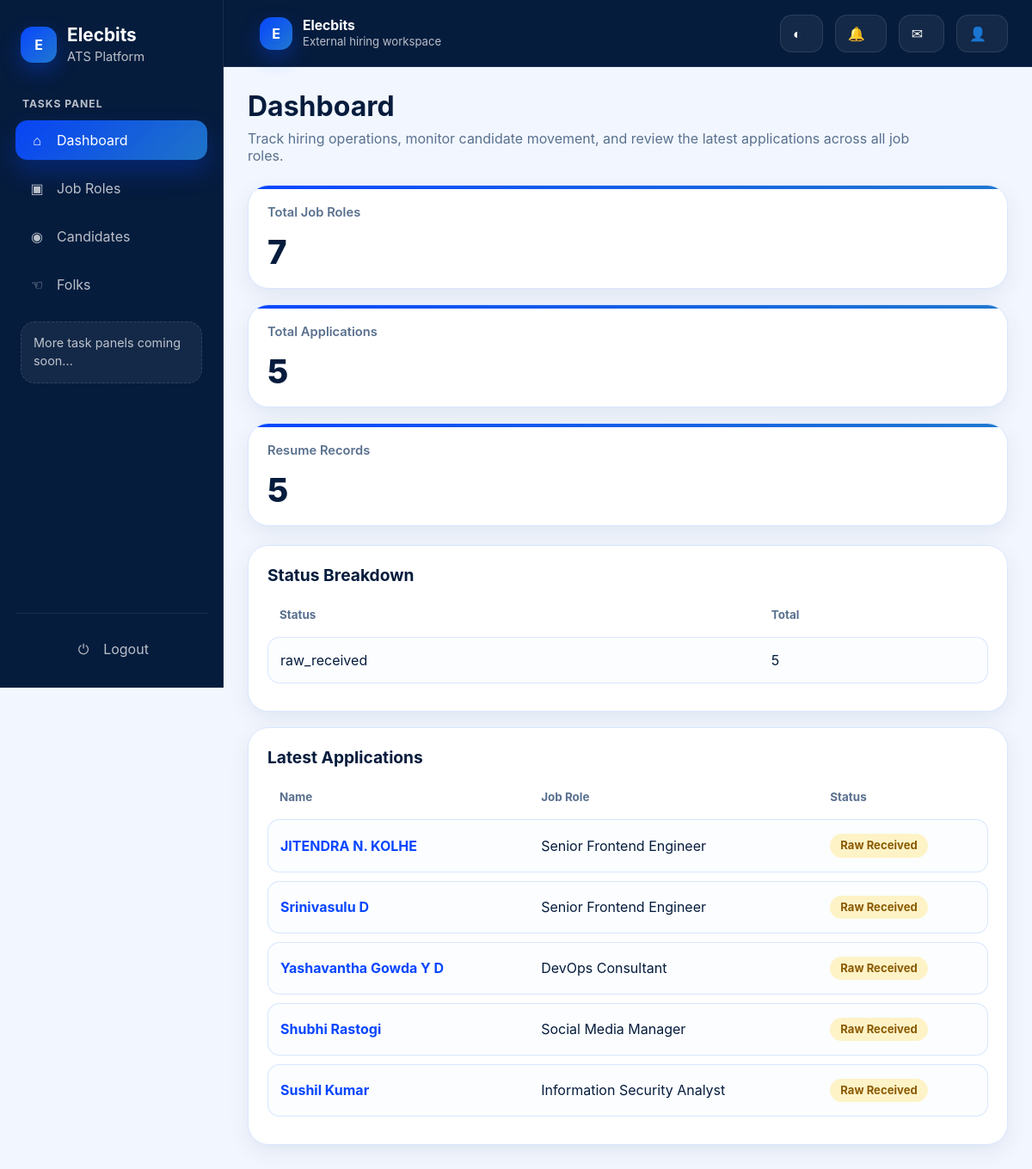
Page /dashboard/ (signed in) on the committed database.
### apps/applications/models.py (models this page shows, shortened)
class Application(TimeStampedModel):
    class Status(models.TextChoices):
        RAW_RECEIVED = "raw_received", "Raw Received"
        UNDER_REVIEW = "under_review", "Under Review"
        SHORTLISTED = "shortlisted", "Shortlisted"
        REJECTED = "rejected", "Rejected"
        INTERVIEW = "interview", "Interview"
        HIRED = "hired", "Hired"
    job = models.ForeignKey(Job, on_delete=models.CASCADE, related_name="applications")
    full_name = models.CharField(max_length=255)
    email = models.EmailField()
    phone = models.CharField(max_length=30, blank=True)
    current_location = models.CharField(max_length=150, blank=True)
    total_experience_years = models.DecimalField(
        max_digits=4, decimal_places=1, default=0
    )
    source = models.CharField(max_length=100, blank=True)
    status = models.CharField(
        max_length=30, choices=Status.choices, default=Status.RAW_RECEIVED
    )
    summary = models.TextField(blank=True)
    skills = models.TextField(blank=True, help_text="Comma-separated skills")
    created_by = models.ForeignKey(
        settings.AUTH_USER_MODEL,
        on_delete=models.SET_NULL,
        null=True,
        blank=True,
        related_name="applications_created",
    )
    class Meta:
        ordering = ["-created_at"]
        unique_together = ("job", "email")

### apps/jobs/models.py (models this page shows, shortened)
class Job(TimeStampedModel, SoftDeleteModel):
    class EmploymentType(models.TextChoices):
        FULL_TIME = 'full_time', 'Full Time'
        PART_TIME = 'part_time', 'Part Time'
        INTERN = 'intern', 'Intern'
        CONTRACT = 'contract', 'Contract'
    class JobStatus(models.TextChoices):
        DRAFT = 'draft', 'Draft'
        OPEN = 'open', 'Open'
        CLOSED = 'closed', 'Closed'
        ON_HOLD = 'on_hold', 'On Hold'
    title = models.CharField(max_length=255)
    department = models.CharField(max_length=100)
    location = models.CharField(max_length=150, blank=True)
    employment_type = models.CharField(max_length=20, choices=EmploymentType.choices, default=EmploymentType.FULL_TIME)
    experience_min_years = models.PositiveIntegerField(default=0)
    experience_max_years = models.PositiveIntegerField(default=0)
    description = models.TextField()
    requirements = models.TextField(blank=True)
    status = models.CharField(max_length=20, choices=JobStatus.choices, default=JobStatus.DRAFT)
    created_by = models.ForeignKey(settings.AUTH_USER_MODEL, on_delete=models.SET_NULL, null=True, blank=True, related_name='jobs_created')
    class Meta:
        ordering = ['-created_at']

### apps/dashboard/views.py (the view)
# urls.py: path('', DashboardView.as_view(), name='index'),
class DashboardView(LoginRequiredMixin, TemplateView):
    template_name = "dashboard/index.html"
    def get_context_data(self, **kwargs):
        context = super().get_context_data(**kwargs)
        context["job_count"] = Job.objects.filter(is_active=True).count()
        context["application_count"] = Application.objects.count()
        context["resume_count"] = ResumeFile.objects.count()
        context["status_breakdown"] = (
            Application.objects.values("status")
            .annotate(total=Count("id"))
            .order_by("status")
        )
        context["latest_applications"] = Application.objects.select_related("job")[:10]
        return context

### apps/accounts/models.py (called while the page is built)
    def get_full_name(self):
        return self.full_name or self.email

### templates/dashboard/index.html (shortened to what this page needs)
{% extends 'base.html' %}
{% block content %}
<section class="page-header">
  <div>
    <h1>Dashboard</h1>
    <p>Track hiring operations, monitor candidate movement, and review the latest applications across all job roles.</p>
  </div>
</section>
<section class="grid-3" style="margin-bottom: 22px;">
  <article class="stat-card">
    <p class="stat-label">Total Job Roles</p>
    <h2 class="stat-value">{{ job_count }}</h2>
  </article>
  <article class="stat-card">
    <p class="stat-label">Total Applications</p>
    <h2 class="stat-value">{{ application_count }}</h2>
  </article>
  <article class="stat-card">
    <p class="stat-label">Resume Records</p>
    <h2 class="stat-value">{{ resume_count }}</h2>
  </article>
</section>
<section class="grid-2">
  <article class="table-card">
    <h3 class="section-title">Status Breakdown</h3>
    {% if status_breakdown %}
    <table class="data-table">
      <thead><tr><th>Status</th><th>Total</th></tr></thead>
      <tbody>
        {% for row in status_breakdown %}
        <tr><td>{{ row.status }}</td><td>{{ row.total }}</td></tr>
        {% endfor %}
      </tbody>
    </table>
    {% else %}
    <div class="empty-state">No application status data available yet.</div>
    {% endif %}
  </article>
  <article class="table-card">
    <h3 class="section-title">Latest Applications</h3>
    {% if latest_applications %}
    <table class="data-table">
      <thead><tr><th>Name</th><th>Job Role</th><th>Status</th></tr></thead>
      <tbody>
        {% for application in latest_applications %}
        <tr>
          <td><a href="{% url 'applications:detail' application.pk %}" class="text-link">{{ application.full_name }}</a></td>
          <td>{{ application.job.title }}</td>
          <td><span class="badge badge-{{ application.status }}">{{ application.get_status_display }}</span></td>
        </tr>
        {% endfor %}
      </tbody>
    </table>
    {% else %}
    <div class="empty-state">No applications have been added yet.</div>
    {% endif %}
  </article>
</section>
{% endblock %}

### templates/base.html (shortened to what this page needs)
{% load static %}
<!DOCTYPE html>
<html lang="en" data-theme="light">
<head>
</head>
<body>
{% if user.is_authenticated %}
<div class="app-shell">
  <aside class="tasks-panel">
    <div>
      <div class="brand-block">
        <a href="{% url 'dashboard:index' %}" class="brand-top">
          <span class="brand-mark">E</span>
          <span class="brand-copy">
            <h2>Elecbits</h2>
            <p>ATS Platform</p>
          </span>
        </a>
      </div>
      <div class="panel-label">Tasks Panel</div>
      <nav class="nav-menu">
        <a href="{% url 'dashboard:index' %}" class="nav-item{% if request.resolver_match.namespace == 'dashboard' %} active{% endif %}">
          <span class="nav-icon">&#8962;</span>
          <span>Dashboard</span>
        </a>
        <a href="{% url 'jobs:list' %}" class="nav-item{% if request.resolver_match.namespace == 'jobs' %} active{% endif %}">
          <span class="nav-icon">&#9635;</span>
          <span>Job Roles</span>
        </a>
        <a href="{% url 'applications:list' %}" class="nav-item{% if request.resolver_match.namespace == 'applications' %} active{% endif %}">
          <span class="nav-icon">&#9673;</span>
          <span>Candidates</span>
        </a>
        <a href="javascript:void(0)" class="nav-item">
          <span class="nav-icon">&#9756;</span>
          <span>Folks</span>
        </a>
      </nav>
      <div class="coming-soon-box">More task panels coming soon...</div>
    </div>
    <div class="panel-footer">
      <form method="post" action="{% url 'accounts:logout' %}" style="margin:0;">
        <button type="submit" class="nav-item logout-link">
          <span class="nav-icon">&#9211;</span>
          <span>Logout</span>
        </button>
      </form>
    </div>
  </aside>
  <div class="main-shell">
    <header class="action-bar">
      <div class="action-left">
        <a href="{% url 'dashboard:index' %}" class="company-link">
          <span class="brand-mark brand-mark-small">E</span>
          <span class="company-copy">
            <strong>Elecbits</strong>
            <span>External hiring workspace</span>
          </span>
        </a>
      </div>
      <div class="action-right">
        <button type="button" class="action-button" id="themeToggle" title="Toggle theme">
          <span>&#9680;</span>
        </button>
        <button type="button" class="action-button" title="Notifications">
          <span>&#128276;</span>
        </button>
        <div class="floating-wrap">
          <button type="button" class="action-button" id="inboxToggle" title="HR Inbox">
            <span>&#9993;</span>
          </button>
        </div>
        <div class="profile-wrap">
          <button type="button" class="profile-button">
            <span>&#128100;</span>
          </button>
        </div>
      </div>
    </header>
    <main class="page-wrap">
      {% block content %}{% endblock %}
    </main>
  </div>
</div>
{% endif %}
</body>
</html>

### rows in the picture
Application: full_name "JITENDRA N. KOLHE", job "Senior Frontend Engineer", status "Raw Received"
Application: full_name "Srinivasulu D", job "Senior Frontend Engineer", status "Raw Received"
Application: full_name "Yashavantha Gowda Y D", job "DevOps Consultant", status "Raw Received"
Application: full_name "Shubhi Rastogi", job "Social Media Manager", status "Raw Received"
Application: full_name "Sushil Kumar", job "Information Security Analyst", status "Raw Received"

### other values in the picture
{{ job_count }} "7"
{{ application_count }} "5"
{{ resume_count }} "5"
{{ row.status }} "raw_received"
{{ row.total }} "5"
